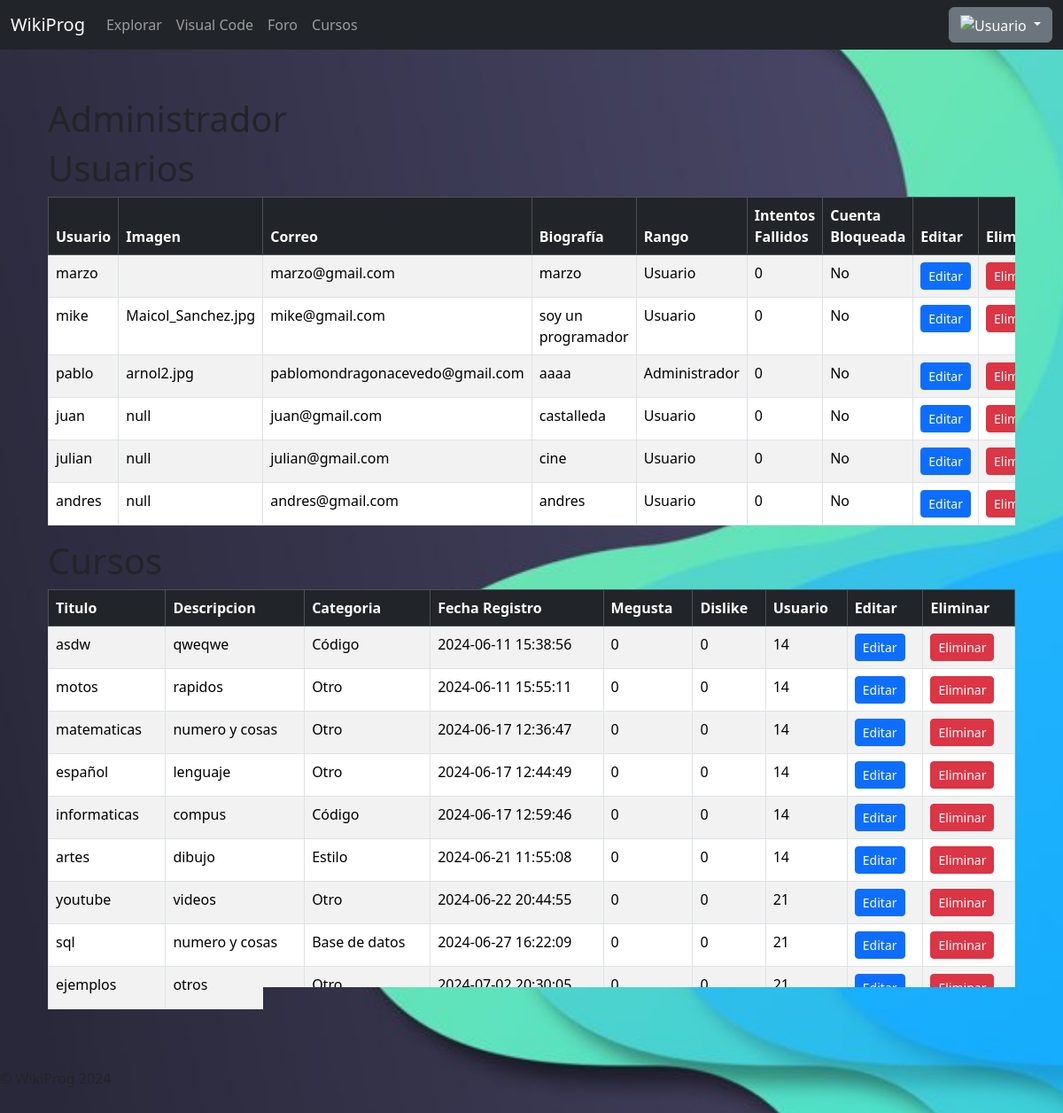
The page /wikiprog/controller/controlador.php?seccion=seccion6 (signed in) on the database its author committed.
### tables this page shows
CREATE TABLE `usuario` (
  `usuario_id` int(11) NOT NULL AUTO_INCREMENT,
  `usuario` varchar(45) NOT NULL,
  `img_usuario` varchar(45) NOT NULL DEFAULT 'null',
  `correo` varchar(50) NOT NULL,
  `biografia` varchar(45) NOT NULL,
  `contraseña` varchar(45) NOT NULL,
  `rango_id` int(11) NOT NULL,
  `fecha_registro` timestamp NOT NULL DEFAULT current_timestamp(),
  `intentos_fallidos` int(11) DEFAULT 0,
  `cuenta_bloqueada` tinyint(1) DEFAULT 0,
  PRIMARY KEY (`usuario_id`),
  KEY `rango_id` (`rango_id`),
  CONSTRAINT `usuario_ibfk_1` FOREIGN KEY (`rango_id`) REFERENCES `rango` (`rango_id`)
);

CREATE TABLE `curso` (
  `curso_id` int(11) NOT NULL AUTO_INCREMENT,
  `titulo_curso` varchar(30) DEFAULT NULL,
  `descripcion` varchar(45) DEFAULT NULL,
  `categoria_id` int(11) NOT NULL,
  `fecha_registro` timestamp NOT NULL DEFAULT current_timestamp(),
  `megusta` int(11) NOT NULL DEFAULT 0,
  `dislike` int(11) NOT NULL DEFAULT 0,
  `usuario_id` int(11) NOT NULL,
  PRIMARY KEY (`curso_id`),
  KEY `categoria_id` (`categoria_id`),
  KEY `curso_ibfk_usuario` (`usuario_id`),
  CONSTRAINT `curso_ibfk_1` FOREIGN KEY (`categoria_id`) REFERENCES `categoria` (`categoria_id`),
  CONSTRAINT `curso_ibfk_usuario` FOREIGN KEY (`usuario_id`) REFERENCES `usuario` (`usuario_id`)
);

### wikiprog/controller/controlador.php (called while the page is built, shortened)
<?php
$vistas_path = "../view/";
include($vistas_path . "../view/plantilla.php");
?>

### wikiprog/model/clase.php (the view, shortened to what this page needs)
<?php
class Login
{
    public static function verusuarios()
    {
        include 'db_config.php';
        $sql = "SELECT usuario_id, usuario, img_usuario, correo, biografia, rango_id, intentos_fallidos, cuenta_bloqueada FROM usuario";
        $consulta = $conn->query($sql);
        $salida = '<div class="container-fluid" style="max-width:400vh;">';
        $salida .= '<div class="table-responsive">';
        $salida .= '<table class="table table-striped table-hover table-bordered">';
        $salida .= '<thead class="table-dark">';
        $salida .= '<tr>';
        $salida .= '<th scope="col">Usuario</th>';
        $salida .= '<th scope="col">Imagen</th>';
        $salida .= '<th scope="col">Correo</th>';
        $salida .= '<th scope="col">Biografía</th>';
        $salida .= '<th scope="col">Rango</th>';
        $salida .= '<th scope="col">Intentos Fallidos</th>';
        $salida .= '<th scope="col">Cuenta Bloqueada</th>';
        $salida .= '<th scope="col">Editar</th>';
        $salida .= '<th scope="col">Eliminar</th>';
        $salida .= '</tr>';
        $salida .= '</thead>';
        $salida .= '<tbody>';
        while ($fila = $consulta->fetch_assoc()) {
            $usuario_id = $fila['usuario_id'];
            $rango_texto = isset($fila["rango_id"]) ?
                ($fila["rango_id"] == 1 ? "Usuario" :
                    ($fila["rango_id"] == 2 ? "Administrador" :
                        ($fila["rango_id"] == 3 ? "Evaluador" : "Desconocido")))
                : "Desconocido";
            $cuenta_bloqueada_texto = $fila['cuenta_bloqueada'] ? "Sí" : "No";
            $salida .= '<tr>';
            $salida .= '<td>' . htmlspecialchars($fila['usuario'], ENT_QUOTES, 'UTF-8') . '</td>';
            $salida .= '<td>' . htmlspecialchars($fila['img_usuario'], ENT_QUOTES, 'UTF-8') . '</td>';
            $salida .= '<td>' . htmlspecialchars($fila['correo'], ENT_QUOTES, 'UTF-8') . '</td>';
            $salida .= '<td>' . htmlspecialchars($fila['biografia'], ENT_QUOTES, 'UTF-8') . '</td>';
            $salida .= '<td>' . $rango_texto . '</td>';
            $salida .= '<td>' . htmlspecialchars($fila['intentos_fallidos'], ENT_QUOTES, 'UTF-8') . '</td>';
            $salida .= '<td>' . $cuenta_bloqueada_texto . '</td>';
            $salida .= '<td><a href="../controller/controlador.php?seccion=seccion13&id=' . $usuario_id . '" class="btn btn-primary btn-sm">Editar</a></td>';
            $salida .= '<td><a href="../model/eliminar.php?id=' . $usuario_id . '" class="btn btn-danger btn-sm">Eliminar</a></td>';
            $salida .= '</tr>';
        }
        $salida .= '</tbody>';
        $salida .= '</table>';
        $salida .= '</div>';
        $salida .= '</div>';
        return $salida;
    }
    public static function vercursos()
    {
        include 'db_config.php';
        $sql = "SELECT curso_id, titulo_curso, descripcion, categoria_id, fecha_registro, megusta, dislike, usuario_id FROM curso";
        $consulta = $conn->query($sql);
        $salida = '<div class="container-fluid" style="max-width:400vh;">';
        $salida .= '<div class="table-responsive">';
        $salida .= '<table class="table table-striped table-hover table-bordered">';
        $salida .= '<thead class="table-dark">';
        $salida .= '<tr>';
        $salida .= '<th scope="col">Titulo</th>';
        $salida .= '<th scope="col">Descripcion</th>';
        $salida .= '<th scope="col">Categoria</th>';
        $salida .= '<th scope="col">Fecha Registro</th>';
        $salida .= '<th scope="col">Megusta</th>';
        $salida .= '<th scope="col">Dislike</th>';
        $salida .= '<th scope="col">Usuario</th>';
        $salida .= '<th scope="col">Editar</th>';
        $salida .= '<th scope="col">Eliminar</th>';
        $salida .= '</tr>';
        $salida .= '</thead>';
        $salida .= '<tbody>';
        while ($fila = $consulta->fetch_assoc()) {
            $curso_id = $fila['curso_id'];
            $categoria_texto = isset($fila["categoria_id"]) ?
                ($fila["categoria_id"] == 1 ? "Código" :
                    ($fila["categoria_id"] == 2 ? "Lógica del programador" :
                        ($fila["categoria_id"] == 3 ? "Estilo" :
                            ($fila["categoria_id"] == 4 ? "Base de datos" :
                                ($fila["categoria_id"] == 5 ? "Otro" :
                                    ($fila["categoria_id"] == 6 ? "AJAX" : "Desconocido"))))))
                : "Desconocido";
            $salida .= '<tr>';
            $salida .= '<td>' . htmlspecialchars($fila['titulo_curso'], ENT_QUOTES, 'UTF-8') . '</td>';
            $salida .= '<td>' . htmlspecialchars($fila['descripcion'], ENT_QUOTES, 'UTF-8') . '</td>';
            $salida .= '<td>' . $categoria_texto . '</td>';
            $salida .= '<td>' . htmlspecialchars($fila['fecha_registro'], ENT_QUOTES, 'UTF-8') . '</td>';
            $salida .= '<td>' . htmlspecialchars($fila['megusta'], ENT_QUOTES, 'UTF-8') . '</td>';
            $salida .= '<td>' . htmlspecialchars($fila['dislike'], ENT_QUOTES, 'UTF-8') . '</td>';
            $salida .= '<td>' . htmlspecialchars($fila['usuario_id'], ENT_QUOTES, 'UTF-8') . '</td>';
            $salida .= '<td><a href="../controller/controlador.php?seccion=seccion14&id=' . $curso_id . '" class="btn btn-primary btn-sm">Editar</a></td>';
            $salida .= '<td><a href="../model/eliminar_curso.php?id=' . $curso_id . '" class="btn btn-danger btn-sm">Eliminar</a></td>';
            $salida .= '</tr>';
        }
        $salida .= '</tbody>';
        $salida .= '</table>';
        $salida .= '</div>';
        $salida .= '</div>';
        return $salida;
    }
}
?>

### wikiprog/css/estilo.css (style rules this page uses)
body { padding-top: 60px; padding-bottom: 40px; background-image: url(img/FONDO.png); background-repeat: repeat; background-size: cover; overflow-x: hidden; }
body { background-image: url(img/FONDO.png); background-repeat: repeat; background-size: cover; }

### rows shown on the page
usuario: usuario "marzo", correo "marzo@gmail.com", biografia "marzo", rango "Usuario", intentos_fallidos "0", cuenta_bloqueada "No"
usuario: usuario "mike", img_usuario "Maicol_Sanchez.jpg", correo "mike@gmail.com", biografia "soy un programador", rango "Usuario", intentos_fallidos "0", cuenta_bloqueada "No"
usuario: usuario "pablo", img_usuario "arnol2.jpg", correo "pablomondragonacevedo@gmail.com", biografia "aaaa", rango "Administrador", intentos_fallidos "0", cuenta_bloqueada "No"
usuario: usuario "juan", img_usuario "null", correo "juan@gmail.com", biografia "castalleda", rango "Usuario", intentos_fallidos "0", cuenta_bloqueada "No"
usuario: usuario "julian", img_usuario "null", correo "julian@gmail.com", biografia "cine", rango "Usuario", intentos_fallidos "0", cuenta_bloqueada "No"
usuario: usuario "andres", img_usuario "null", correo "andres@gmail.com", biografia "andres", rango "Usuario", intentos_fallidos "0", cuenta_bloqueada "No"
curso: titulo_curso "asdw", descripcion "qweqwe", categoria "Código", fecha_registro "2024-06-11 15:38:56", megusta "0", dislike "0", usuario "14"
curso: titulo_curso "motos", descripcion "rapidos", categoria "Otro", fecha_registro "2024-06-11 15:55:11", megusta "0", dislike "0", usuario "14"
curso: titulo_curso "matematicas", descripcion "numero y cosas", categoria "Otro", fecha_registro "2024-06-17 12:36:47", megusta "0", dislike "0", usuario "14"
curso: titulo_curso "español", descripcion "lenguaje", categoria "Otro", fecha_registro "2024-06-17 12:44:49", megusta "0", dislike "0", usuario "14"
curso: titulo_curso "informaticas", descripcion "compus", categoria "Código", fecha_registro "2024-06-17 12:59:46", megusta "0", dislike "0", usuario "14"
curso: titulo_curso "artes", descripcion "dibujo", categoria "Estilo", fecha_registro "2024-06-21 11:55:08", megusta "0", dislike "0", usuario "14"
curso: titulo_curso "youtube", descripcion "videos", categoria "Otro", fecha_registro "2024-06-22 20:44:55", megusta "0", dislike "0", usuario "21"
curso: titulo_curso "sql", descripcion "numero y cosas", categoria "Base de datos", fecha_registro "2024-06-27 16:22:09", megusta "0", dislike "0", usuario "21"
curso: titulo_curso "ejemplos", descripcion "otros", categoria "Otro", fecha_registro "2024-07-02 20:30:05", megusta "0", dislike "0", usuario "21"
